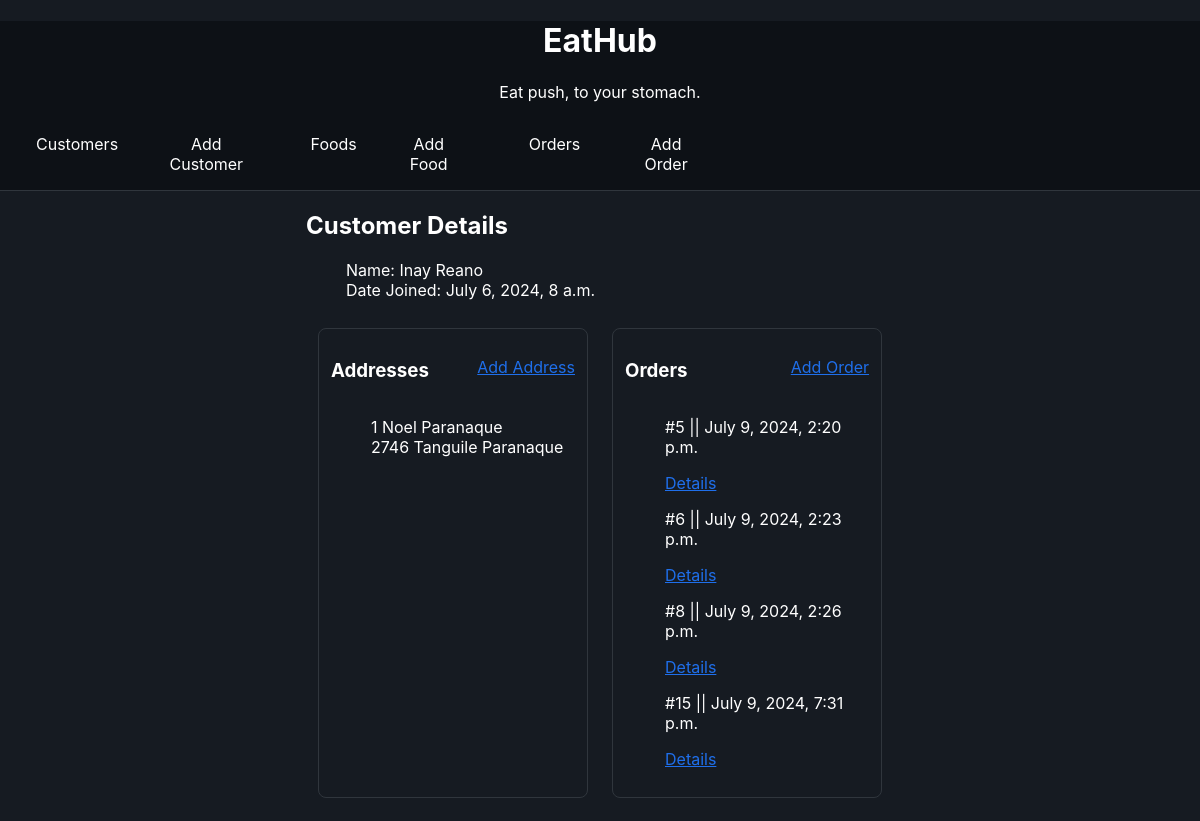
Screenshot of /webkiosk/customer/1/ with the database file from the repository.
### webkiosk/models.py (models this page shows, shortened)
class Customer(models.Model):
    firstname = models.CharField(max_length=20)
    lastname = models.CharField(max_length=20)
    date_joined = models.DateTimeField(auto_now_add=True)

class Address(models.Model):
    street = models.CharField(max_length=50)
    city = models.CharField(max_length=50)
    customer = models.ForeignKey(Customer, on_delete=models.CASCADE)

class Order(models.Model):
    CHOICES = [
        ('Cash','Cash'),
        ('Card','Card'),
        ('Digitalwallet','Digital Wallet'),
    ]
    orderdatetime = models.DateTimeField(auto_now_add=True)
    paymentmode = models.CharField(max_length=15, choices=CHOICES)
    customer = models.ForeignKey(Customer, on_delete=models.CASCADE)

### webkiosk/views.py (the view)
# urls.py: path('customer/<int:pk>/', views.listcustomerdetails, name='customer-details'),
def listcustomerdetails(request, pk):
    c = get_object_or_404(Customer, id=pk)
    context = {'customer': c}
    return render(request, 'webkiosk/customer_detail.html', context)

### webkiosk/templates/webkiosk/customer_detail.html (shortened to what this page needs)
{% extends 'webkiosk/base_template.html' %}
{% block maincontent %}
<div class="customerdetailsblock">
    <div class="customerdetailsheader">
        <h2> Customer Details</h2>
        <ul class="list-style-none">
            <li>Name: {{customer.firstname}} {{customer.lastname}}</li>
            <li>Date Joined: {{ customer.date_joined }}</li>
        </ul>
    </div>
    <div class="customerdetailsbody">
        <div class="customerdetailscard">
            <div>
                <div class="cditemheader">
                    <h3>Addresses</h3>
                    <p><a href="{% url 'webkiosk:address-add' customer.id %}">Add Address</a></p>
                </div>
                {% if customer.address_set.exists %}
                <ul class="list-style-none">
                    {% for address in customer.address_set.all %}
                        <li>{{ address.street }} {{ address.city }}</li>
                    {% endfor %}
                </ul>
            </div>
            {% else %}
            <div>
                <p>No addresses found for this customer.</p>
            </div>
            {% endif %}
        </div>
        <div class="customerdetailscard">
            <div>
                <div class="cditemheader">
                    <h3>Orders</h3>
                    <p><a href="{% url 'webkiosk:order-add-customer' customer.id %}">Add Order</a></p>
                </div>
                {% if customer.order_set.exists %}
                    <ul class="list-style-none">
                    {% for order in customer.order_set.all %}
                        <li>
                            <p>#{{ order.id }} || {{ order.orderdatetime }}</p>
                            <a href="{% url 'webkiosk:order-details' order.id %}">Details</a>
                        </li>
                    {% endfor %}
                </ul>
            </div>
            {% else %}
            <div>
                <p>No Orders found for this customer.</p>
            </div>
            {% endif %}
        </div>
    </div>
</div>
{% endblock %}

### rows the page displays
Customer: firstname "Inay", lastname "Reano", date_joined "July 6, 2024, 8 a.m."
Address: street "1 Noel", city "Paranaque"
Address: street "2746 Tanguile", city "Paranaque"
Order: id "5", orderdatetime "July 9, 2024, 2:20 p.m."
Order: id "6", orderdatetime "July 9, 2024, 2:23 p.m."
Order: id "8", orderdatetime "July 9, 2024, 2:26 p.m."
Order: id "15", orderdatetime "July 9, 2024, 7:31 p.m."
